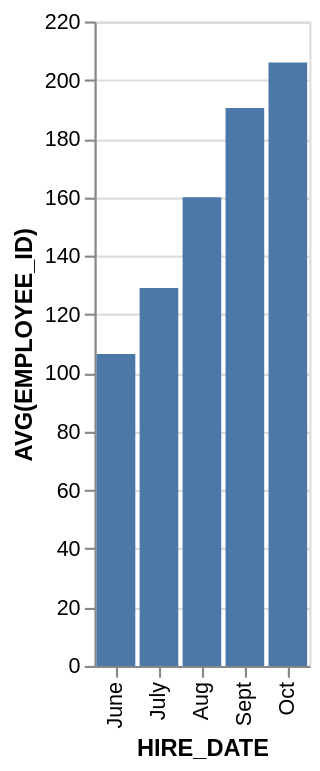

Express this chart as Vega-Lite.
### Vega-Lite specification from a JSON file in a GitHub repository (floating-point values rounded to 4 significant figures)
{"data": {"values": [{"x_data": "June", "y_data": 106.5}, {"x_data": "July", "y_data": 129}, {"x_data": "Aug", "y_data": 160}, {"x_data": "Sept", "y_data": 190.5}, {"x_data": "Oct", "y_data": 206}]}, "mark": "bar", "encoding": {"x": {"field": "x_data", "type": "nominal", "title": "HIRE_DATE", "sort": {"op": "sum", "field": "y_data", "order": "ascending"}}, "y": {"field": "y_data", "type": "quantitative", "title": "AVG(EMPLOYEE_ID)"}}}
